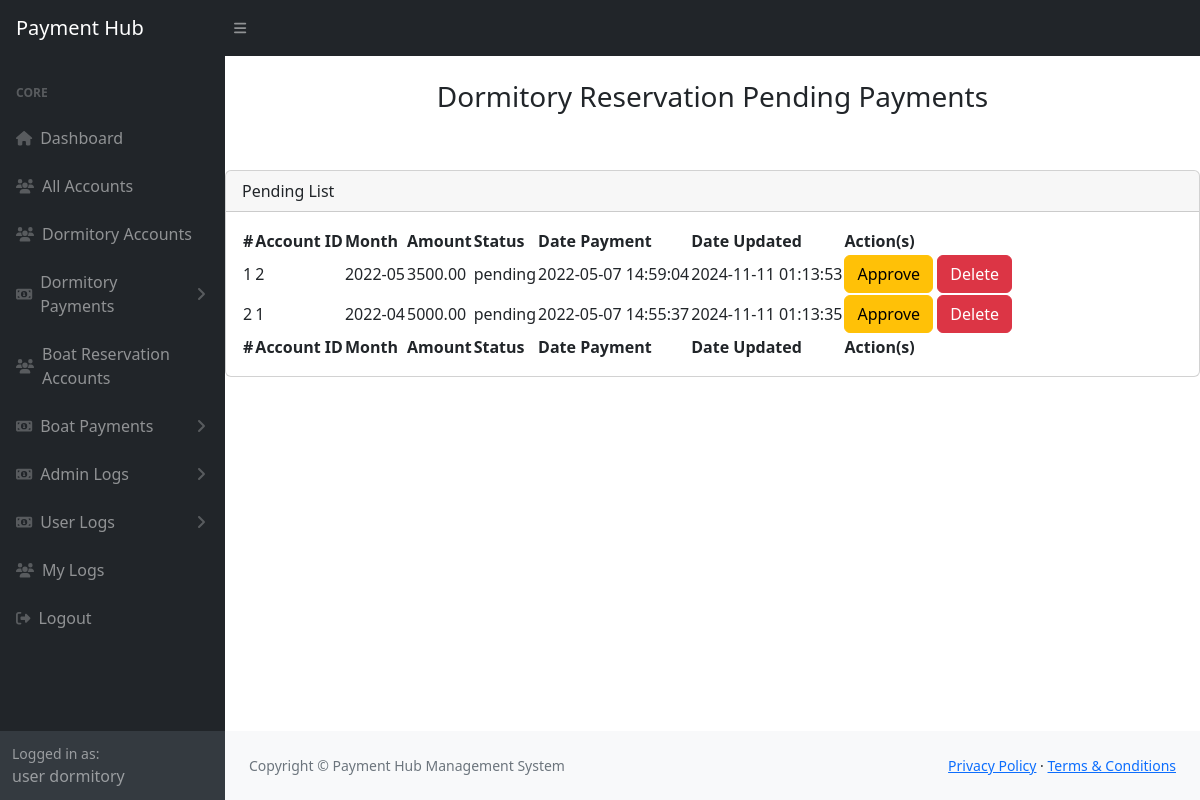
The app's page /admin/dormitory-admin/payment-pending.php (signed in) with its own data.
### tables this page shows
CREATE TABLE `accounts` (
  `id` int(11) NOT NULL,
  `image` varchar(255) NOT NULL,
  `name` varchar(80) NOT NULL,
  `email` varchar(100) NOT NULL,
  `password` varchar(100) NOT NULL,
  `user_type` varchar(50) NOT NULL,
  `date_registered` datetime NOT NULL DEFAULT current_timestamp()
);

CREATE TABLE `payment_list` (
  `id` int(30) NOT NULL,
  `account_id` int(30) NOT NULL,
  `month_of` varchar(10) NOT NULL,
  `amount` float(12,2) NOT NULL DEFAULT 0.00,
  `status` varchar(100) NOT NULL,
  `date_created` datetime NOT NULL DEFAULT current_timestamp(),
  `date_updated` datetime NOT NULL DEFAULT current_timestamp() ON UPDATE current_timestamp()
);

### admin/dormitory-admin/payment-pending.php (the view, shortened to what this page needs)
<?php
include('payment-header.php');
?>
<main>
    <div class="d-flex justify-content-center mt-4">
        <h3>Dormitory Reservation Pending Payments</h3>
    </div>
    <div class="card mt-5">
        <div class="card-header">
            Pending List
        </div>
        <div class="card-body">
            <table id="datatablesSimple">
                <thead>
                    <tr>
                        <th>#</th>
                        <th>Account ID</th>
                        <th>Month</th>
                        <th>Amount</th>
                        <th>Status</th>
                        <th>Date Payment</th>
                        <th>Date Updated</th>
                        <th>Action(s)</th>
                    </tr>
                </thead>
                <tfoot>
                    <tr>
                        <th>#</th>
                        <th>Account ID</th>
                        <th>Month</th>
                        <th>Amount</th>
                        <th>Status</th>
                        <th>Date Payment</th>
                        <th>Date Updated</th>
                        <th>Action(s)</th>
                    </tr>
                </tfoot>
                <tbody>
                    <?php
                    $sql = "SELECT * FROM payment_list WHERE status = 'pending' ORDER BY id DESC";
                    $result = $connection->query($sql);
                    if ($result->num_rows > 0) {
                        $count = 1;
                        while ($row = $result->fetch_assoc()) {
                            echo "<tr>
                                <td>{$count}</td>
                                <td>{$row['account_id']}</td>
                                <td>{$row['month_of']}</td>
                                <td>{$row['amount']}</td>
                                <td>{$row['status']}</td>
                                <td>{$row['date_created']}</td>
                                <td>{$row['date_updated']}</td>
                                <td>
                                    <button class='btn btn-warning' data-bs-toggle='modal' data-bs-target='#approveModal'
                                        onclick='setApproveId({$row['id']})'>Approve</button>
                                    <button class='btn btn-danger' onclick='confirmDelete({$row['id']})'>Delete</button>
                                </td>
                            </tr>";
                            $count++;
                        }
                    } else {
                        echo "<tr><td colspan='8' class='text-center'>No pending payments found.</td></tr>";
                    }
                    ?>
                </tbody>
            </table>
        </div>
    </div>
</main>
<?php include("../../components/footer.php"); ?>
<?php include("../../components/scripts.php"); ?>

### admin/payment-admin/payment-header.php (shortened to what this page needs)
<?php
    $id = $_SESSION['id'];
    include('../../connection/connection.php');
    $sql = "SELECT * FROM accounts WHERE id = $id";
    $result = $connection->query($sql);
    if ($result->num_rows > 0) {
        $user = $result->fetch_assoc();
    } else {
        die('Account not found.');
    }
?>
<!DOCTYPE html>
<html lang="en">
    <head>
        <link href="https://cdn.jsdelivr.net/npm/simple-datatables@7.1.2/dist/style.min.css" rel="stylesheet" />
        <link href="../../css/dashboard.css" rel="stylesheet" />
    </head>
    <body class="sb-nav-fixed">
        <nav class="sb-topnav navbar navbar-expand navbar-dark bg-dark">
            <a class="navbar-brand ps-3" href="payment-adminDashboard.php">Payment Hub</a>
            <button class="btn btn-link btn-sm order-1 order-lg-0 me-4 me-lg-0" id="sidebarToggle" href="#!"><i class="fas fa-bars"></i></button>
        </nav>
        <div id="layoutSidenav">
            <div id="layoutSidenav_nav">
                <nav class="sb-sidenav accordion sb-sidenav-dark" id="sidenavAccordion">
                    <div class="sb-sidenav-menu">
                        <div class="nav">
                            <div class="sb-sidenav-menu-heading">Core</div>
                            <a class="nav-link" href="payment-adminDashboard.php">
                                <div class="sb-nav-link-icon"><i class="fas fa-home"></i></div>
                                Dashboard
                            </a>
                            <a class="nav-link" href="all-accounts.php">
                                <div class="sb-nav-link-icon"><i class="fas fa-users"></i></div>
                                All Accounts
                            </a>
                            <a class="nav-link" href="dormitory-accounts.php">
                                <div class="sb-nav-link-icon"><i class="fas fa-users"></i></div>
                                Dormitory Accounts
                            </a>
                            <a class="nav-link collapsed" href="#" data-bs-toggle="collapse" data-bs-target="#collapseLayouts" aria-expanded="false" aria-controls="collapseLayouts">
                                <div class="sb-nav-link-icon"><i class="fas fa-money-bill-alt"></i></div>
                                Dormitory Payments
                                <div class="sb-sidenav-collapse-arrow"><i class="fas fa-angle-down"></i></div>
                            </a>
                            <a class="nav-link" href="boat-accounts.php">
                                <div class="sb-nav-link-icon"><i class="fas fa-users"></i></div>
                                Boat Reservation Accounts
                            </a>
                            <a class="nav-link collapsed" href="#" data-bs-toggle="collapse" data-bs-target="#Boat" aria-expanded="false" aria-controls="Boat">
                                <div class="sb-nav-link-icon"><i class="fas fa-money-bill-alt"></i></div>
                                Boat Payments
                                <div class="sb-sidenav-collapse-arrow"><i class="fas fa-angle-down"></i></div>
                            </a>
                            <a class="nav-link collapsed" href="#" data-bs-toggle="collapse" data-bs-target="#AdminLogs" aria-expanded="false" aria-controls="AdminLogs">
                                <div class="sb-nav-link-icon"><i class="fas fa-money-bill-alt"></i></div>
                                Admin Logs
                                <div class="sb-sidenav-collapse-arrow"><i class="fas fa-angle-down"></i></div>
                            </a>
                            <a class="nav-link collapsed" href="#" data-bs-toggle="collapse" data-bs-target="#UserLogs" aria-expanded="false" aria-controls="UserLogs">
                                <div class="sb-nav-link-icon"><i class="fas fa-money-bill-alt"></i></div>
                                User Logs
                                <div class="sb-sidenav-collapse-arrow"><i class="fas fa-angle-down"></i></div>
                            </a>
                            <a class="nav-link" href="my-logs.php">
                                <div class="sb-nav-link-icon"><i class="fas fa-users"></i></div>
                                My Logs
                            </a>
                            <a class="nav-link" href="../../logout.php">
                                <div class="sb-nav-link-icon"><i class="fas fa-sign-out-alt"></i></div>
                                Logout
                            </a>
                        </div>
                    </div>
                    <div class="sb-sidenav-footer">
                        <div class="small">Logged in as:</div>
                        <?php echo $user['name']; ?>
                    </div>
                </nav>
            </div>
            <div id="layoutSidenav_content">

### records on screen
accounts: name "user dormitory"
payment_list: account "2", month_of "2022-05", amount "3500.00", status "pending", date_created "2022-05-07 14:59:04", date_updated "2024-11-11 01:13:53"
payment_list: account "1", month_of "2022-04", amount "5000.00", status "pending", date_created "2022-05-07 14:55:37", date_updated "2024-11-11 01:13:35"
